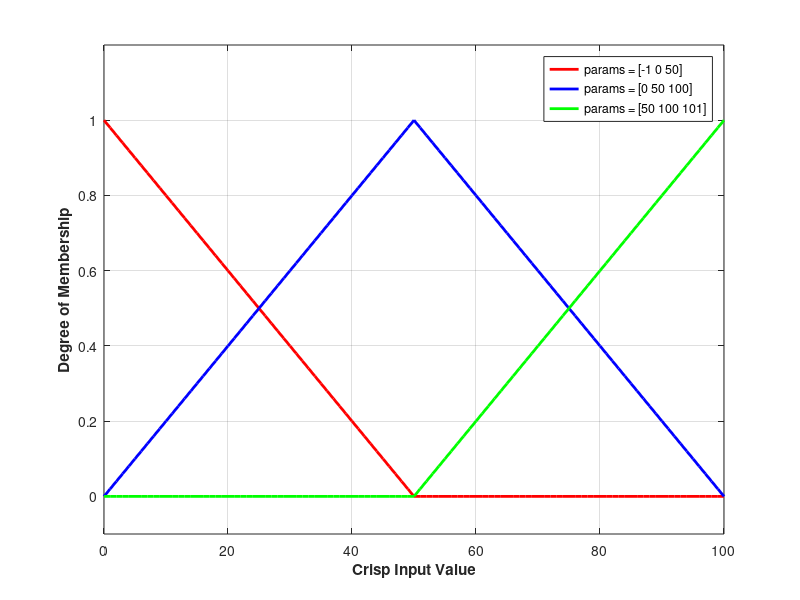

MATLAB code to generate this figure:
x = 0:100;
 params = [-1 0 50];
 y1 = trimf(x, params);
 params = [0 50 100];
 y2 = trimf(x, params);
 params = [50 100 101];
 y3 = trimf(x, params);
 figure('NumberTitle', 'off', 'Name', 'trimf demo');
 plot(x, y1, 'r;params = [-1 0 50];', 'LineWidth', 2)
 hold on;
 plot(x, y2, 'b;params = [0 50 100];', 'LineWidth', 2)
 hold on;
 plot(x, y3, 'g;params = [50 100 101];', 'LineWidth', 2)
 ylim([-0.1 1.2]);
 xlabel('Crisp Input Value', 'FontWeight', 'bold');
 ylabel('Degree of Membership', 'FontWeight', 'bold');
 grid;